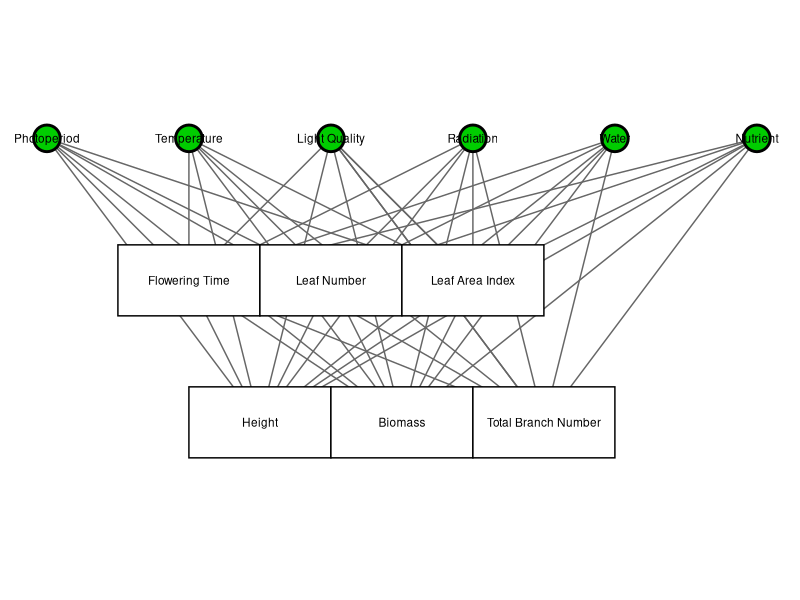

This figure's R source:
# Load required packages
library(ggplot2)
library(ggforce)

# Define nodes (variables and their positions)
nodes <- data.frame(
  name = c(
    "Photoperiod", "Temperature", "Light Quality", "Radiation", "Water", "Nutrient",              # Inputs
    "Flowering Time", "Leaf Number", "Leaf Area Index",                                            # Intermediate
    "Height", "Biomass", "Total Branch Number"                                                    # Outputs
  ),
  type = c(rep("input", 6), rep("intermediate", 3), rep("output", 3)),
  x = c(1, 2, 3, 4, 5, 6,  # Inputs
        2, 3, 4,           # Intermediate
        2.5, 3.5, 4.5),    # Outputs
  y = c(rep(3, 6), rep(2, 3), rep(1, 3))  # Levels: 3 = Input, 2 = Intermediate, 1 = Output
)

# Define edges (influences)
edges <- data.frame(
  from = c(
    # Inputs to intermediates and outputs
    rep(c("Photoperiod", "Temperature", "Light Quality", "Radiation", "Water", "Nutrient"), each = 6),
    # Flowering Time's influence
    rep("Flowering Time", 5),
    # Leaf Number's influence
    rep("Leaf Number", 3),
    # LAI influences
    rep("Leaf Area Index", 3),
    # Biomass influences
    rep("Biomass", 2),
    # Height to Branch Number
    "Height"
  ),
  to = c(
    # Inputs
    "Flowering Time", "Leaf Number", "Leaf Area Index", "Height", "Biomass", "Total Branch Number",
    "Flowering Time", "Leaf Number", "Leaf Area Index", "Height", "Biomass", "Total Branch Number",
    "Flowering Time", "Leaf Area Index", "Total Branch Number", "Height", "Biomass", "Total Branch Number",
    "Flowering Time", "Leaf Number", "Leaf Area Index", "Height", "Biomass", "Total Branch Number",
    "Flowering Time", "Leaf Number", "Leaf Area Index", "Height", "Biomass", "Total Branch Number",
    "Flowering Time", "Leaf Number", "Leaf Area Index", "Height", "Biomass", "Total Branch Number",
    
    # Flowering Time
    "Leaf Number", "Leaf Area Index", "Height", "Biomass", "Total Branch Number",
    
    # Leaf Number
    "Leaf Area Index", "Height", "Biomass",
    
    # LAI
    "Biomass", "Height", "Light Quality",
    
    # Biomass
    "Height", "Total Branch Number",
    
    # Height to Branch Number
    "Total Branch Number"
  )
)

# Merge positions for arrows
edges <- merge(edges, nodes[, c("name", "x", "y")], by.x = "from", by.y = "name")
edges <- merge(edges, nodes[, c("name", "x", "y")], by.x = "to", by.y = "name", suffixes = c("_from", "_to"))

# Plot
ggplot() +
  # Arrows for edges
  geom_segment(data = edges, aes(x = x_from, y = y_from, xend = x_to, yend = y_to),
               arrow = arrow(length = unit(0.15, "inches")), color = "grey40") +
  
  # Nodes
  geom_point(data = subset(nodes, type == "input"),
             aes(x = x, y = y), shape = 21, fill = "green3", size = 8, stroke = 1.5) +
  geom_rect(data = subset(nodes, type != "input"),
            aes(xmin = x - 0.5, xmax = x + 0.5, ymin = y - 0.25, ymax = y + 0.25),
            fill = "white", color = "black") +
  
  # Node labels
  geom_text(data = nodes, aes(x = x, y = y, label = name), size = 3) +
  
  # Aesthetic tuning
  theme_minimal() +
  theme(axis.title = element_blank(),
        axis.text = element_blank(),
        axis.ticks = element_blank(),
        panel.grid = element_blank()) +
  coord_fixed()

